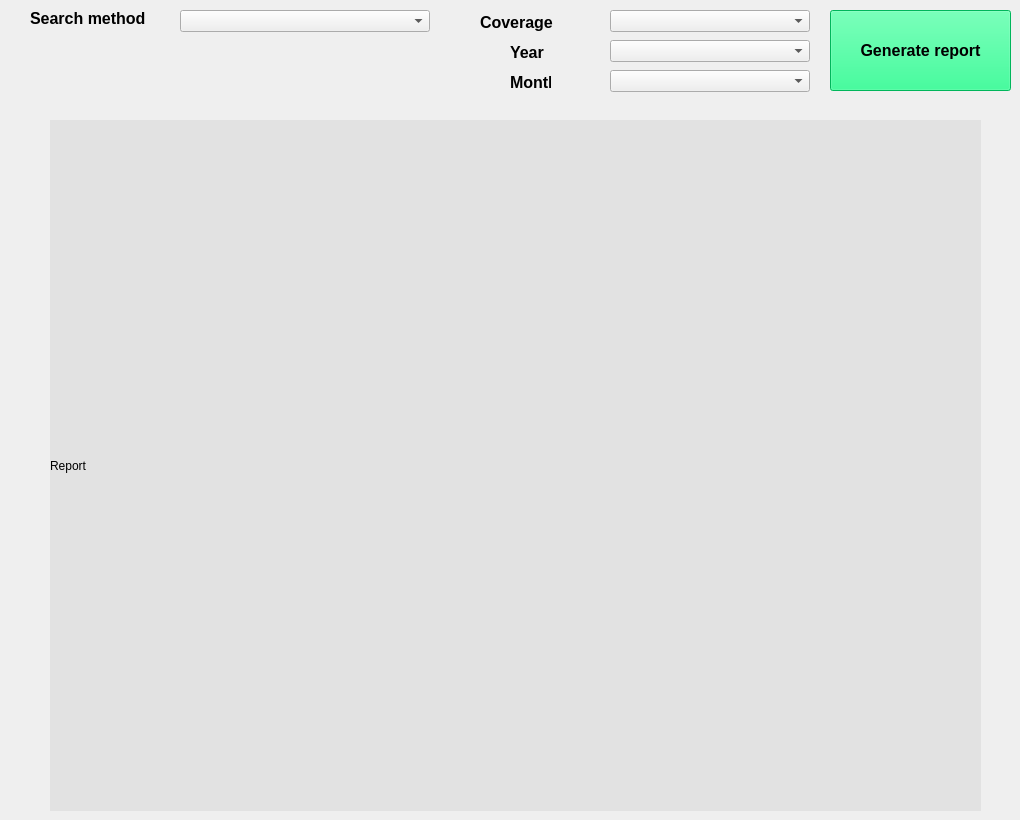
     <widget class="QWidget" name="tab">
      <attribute name="title">
       <string>Statistics</string>
      </attribute>
      <widget class="QComboBox" name="estat_method_comboBox">
       <property name="geometry">
        <rect>
         <x>180</x>
         <y>10</y>
         <width>250</width>
         <height>22</height>
        </rect>
       </property>
       <property name="minimumSize">
        <size>
         <width>250</width>
         <height>0</height>
        </size>
       </property>
      </widget>
      <widget class="QLabel" name="estat_method_label">
       <property name="geometry">
        <rect>
         <x>30</x>
         <y>10</y>
         <width>141</width>
         <height>16</height>
        </rect>
       </property>
       <property name="font">
        <font>
         <pointsize>12</pointsize>
         <weight>75</weight>
         <bold>true</bold>
        </font>
       </property>
       <property name="text">
        <string>Search method</string>
       </property>
      </widget>
      <widget class="QLabel" name="label_27">
       <property name="geometry">
        <rect>
         <x>480</x>
         <y>10</y>
         <width>111</width>
         <height>25</height>
        </rect>
       </property>
       <property name="minimumSize">
        <size>
         <width>0</width>
         <height>25</height>
        </size>
       </property>
       <property name="font">
        <font>
         <pointsize>12</pointsize>
         <weight>75</weight>
         <bold>true</bold>
        </font>
       </property>
       <property name="text">
        <string>Coverage</string>
       </property>
      </widget>
      <widget class="QComboBox" name="abrangencia_comboBox">
       <property name="geometry">
        <rect>
         <x>610</x>
         <y>10</y>
         <width>200</width>
         <height>22</height>
        </rect>
       </property>
       <property name="minimumSize">
        <size>
         <width>200</width>
         <height>0</height>
        </size>
       </property>
      </widget>
      <widget class="QComboBox" name="year_comboBox">
       <property name="geometry">
        <rect>
         <x>610</x>
         <y>40</y>
         <width>200</width>
         <height>22</height>
        </rect>
       </property>
       <property name="minimumSize">
        <size>
         <width>200</width>
         <height>0</height>
        </size>
       </property>
      </widget>
      <widget class="QComboBox" name="month_comboBox">
       <property name="geometry">
        <rect>
         <x>610</x>
         <y>70</y>
         <width>200</width>
         <height>22</height>
        </rect>
       </property>
       <property name="minimumSize">
        <size>
         <width>200</width>
         <height>0</height>
        </size>
       </property>
      </widget>
      <widget class="QLabel" name="label_28">
       <property name="geometry">
        <rect>
         <x>510</x>
         <y>40</y>
         <width>41</width>
         <height>25</height>
        </rect>
       </property>
       <property name="minimumSize">
        <size>
         <width>0</width>
         <height>25</height>
        </size>
       </property>
       <property name="font">
        <font>
         <pointsize>12</pointsize>
         <weight>75</weight>
         <bold>true</bold>
        </font>
       </property>
       <property name="text">
        <string>Year</string>
       </property>
      </widget>
      <widget class="QLabel" name="label_29">
       <property name="geometry">
        <rect>
         <x>510</x>
         <y>70</y>
         <width>41</width>
         <height>25</height>
        </rect>
       </property>
       <property name="minimumSize">
        <size>
         <width>0</width>
         <height>25</height>
        </size>
       </property>
       <property name="font">
        <font>
         <pointsize>12</pointsize>
         <weight>75</weight>
         <bold>true</bold>
        </font>
       </property>
       <property name="text">
        <string>Month</string>
       </property>
      </widget>
      <widget class="QPushButton" name="report_pushButton">
       <property name="geometry">
        <rect>
         <x>830</x>
         <y>10</y>
         <width>181</width>
         <height>81</height>
        </rect>
       </property>
       <property name="font">
        <font>
         <pointsize>12</pointsize>
         <weight>75</weight>
         <bold>true</bold>
        </font>
       </property>
       <property name="styleSheet">
        <string notr="true">background-color: rgb(0, 255, 127);</string>
       </property>
       <property name="text">
        <string>Generate report</string>
       </property>
      </widget>
      <widget class="QLabel" name="report_label">
       <property name="geometry">
        <rect>
         <x>50</x>
         <y>120</y>
         <width>931</width>
         <height>691</height>
        </rect>
       </property>
       <property name="styleSheet">
        <string notr="true">background-color: rgb(226, 226, 226);</string>
       </property>
       <property name="text">
        <string>Report</string>
       </property>
      </widget>
     </widget>
